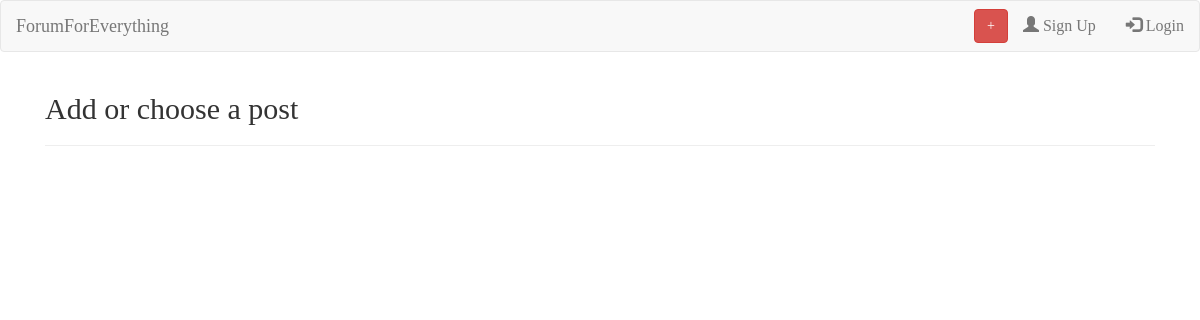
Page /posts/3 on the earlier database version.
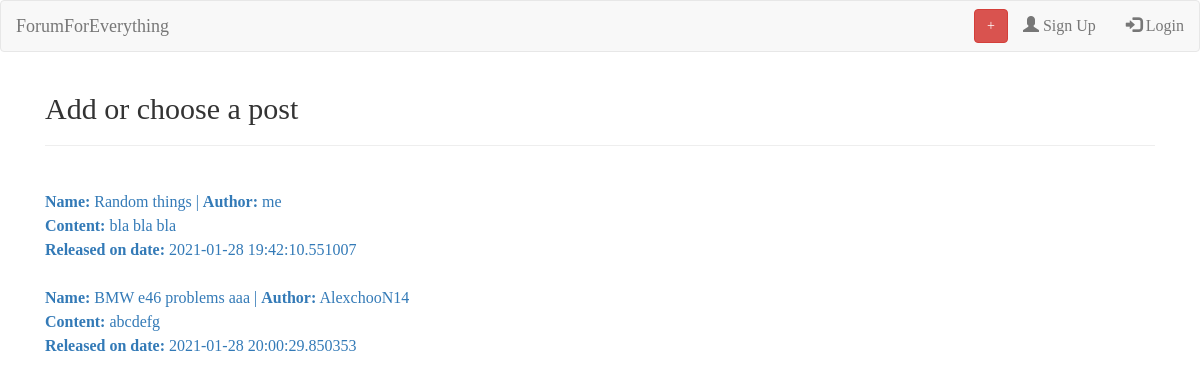
Same page on the later database version.
### models.py (models this page shows)
class Post(Base):
    __tablename__ = 'Post'
    id = Column(Integer, primary_key=True)
    name = Column(String(80), unique=True, nullable=False)
    author = Column(String(90), nullable=False)
    content = Column(String(200), nullable=False)
    date = Column(DateTime(), default=datetime.datetime.now())
    topic_id = Column(Integer, ForeignKey('Topic.id'))

### app.py (the view)
@app.route('/posts/<int:topic_id>')
def list_posts(topic_id):
    return render_template('posts.html', posts=Post.query.filter_by(topic_id=topic_id).all(), topic_id=topic_id)

### templates/posts.html (shortened to what this page needs)
<!DOCTYPE html>
<html lang="bg">
<head>
    <link rel="stylesheet" href="https://maxcdn.bootstrapcdn.com/bootstrap/3.4.1/css/bootstrap.min.css">
    <link rel="stylesheet" href="/static/main.css">
</head>
<body>
<nav class="navbar navbar-default">
  <div class="container-fluid">
    <div class="navbar-header">
      <a class="navbar-brand" href="/">ForumForEverything</a>
    </div>
    {% if not current_user.is_authenticated %}
        <ul class="nav navbar-nav navbar-right">
          <li><a href="/register"><span class="glyphicon glyphicon-user"></span> Sign Up</a></li>
          <li><a href="/login"><span class="glyphicon glyphicon-log-in"></span> Login</a></li>
        </ul>
    {% endif %}
      <ul class="nav navbar-nav navbar-right">
      <a href="/posts/{{ topic_id }}/new" class="btn btn-danger navbar-btn" title="Add Post" role="button">+</a>
    </ul>
  </div>
</nav>
<div class="container">
  <h2>Add or choose a post</h2>
    <hr>
    <br>
</div>
{% for post in posts %}
    <div class="container">
        <a href="/posts/{{ topic_id }}/{{ post.id }}"><b>Name:</b> {{ post.name }} | <b>Author:</b> {{ post.author }}<br>
            <b>Content:</b> {{ post.content }} <br>
            <b>Released on date:</b> {{ post.date }} <br>
        </a>
    </div>
<br/>
{% endfor %}
</body>
</html>

Differences in the rows shown:
added Post: name "Random things", author "me", content "bla bla bla", date "2021-01-28 19:42:10.551007"
added Post: name "BMW e46 problems aaa", author "AlexchooN14", content "abcdefg", date "2021-01-28 20:00:29.850353"
